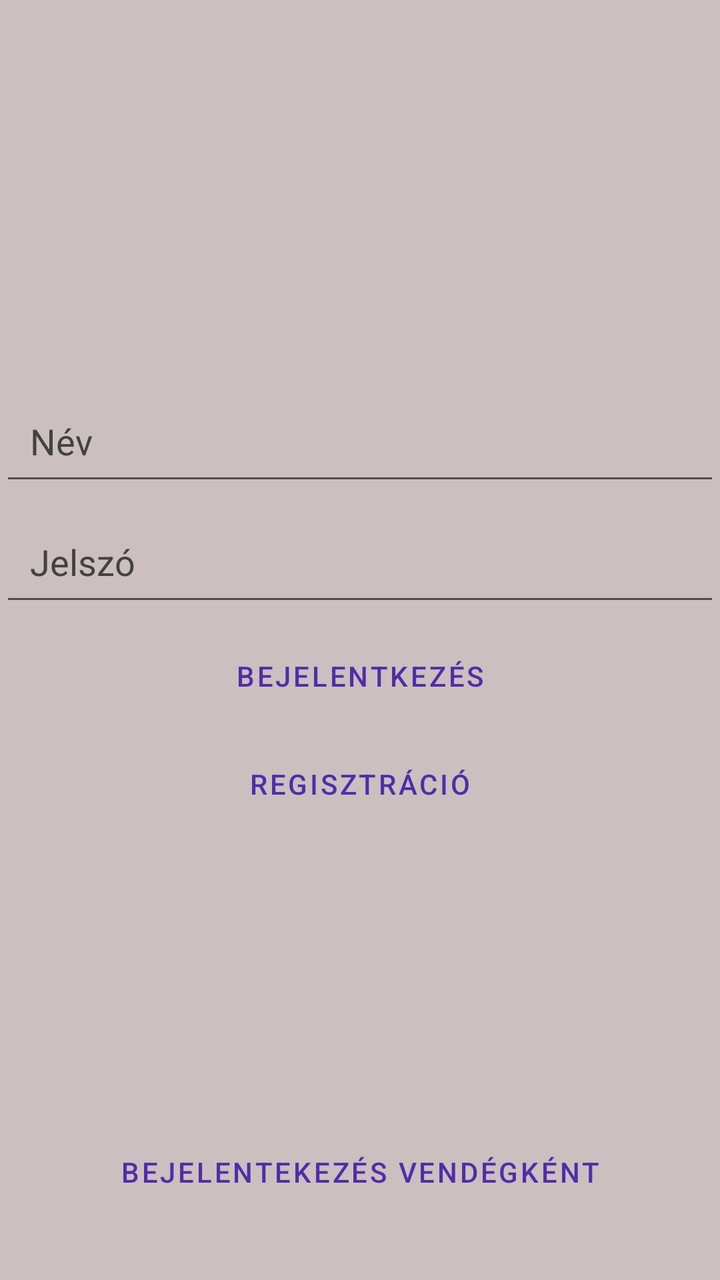
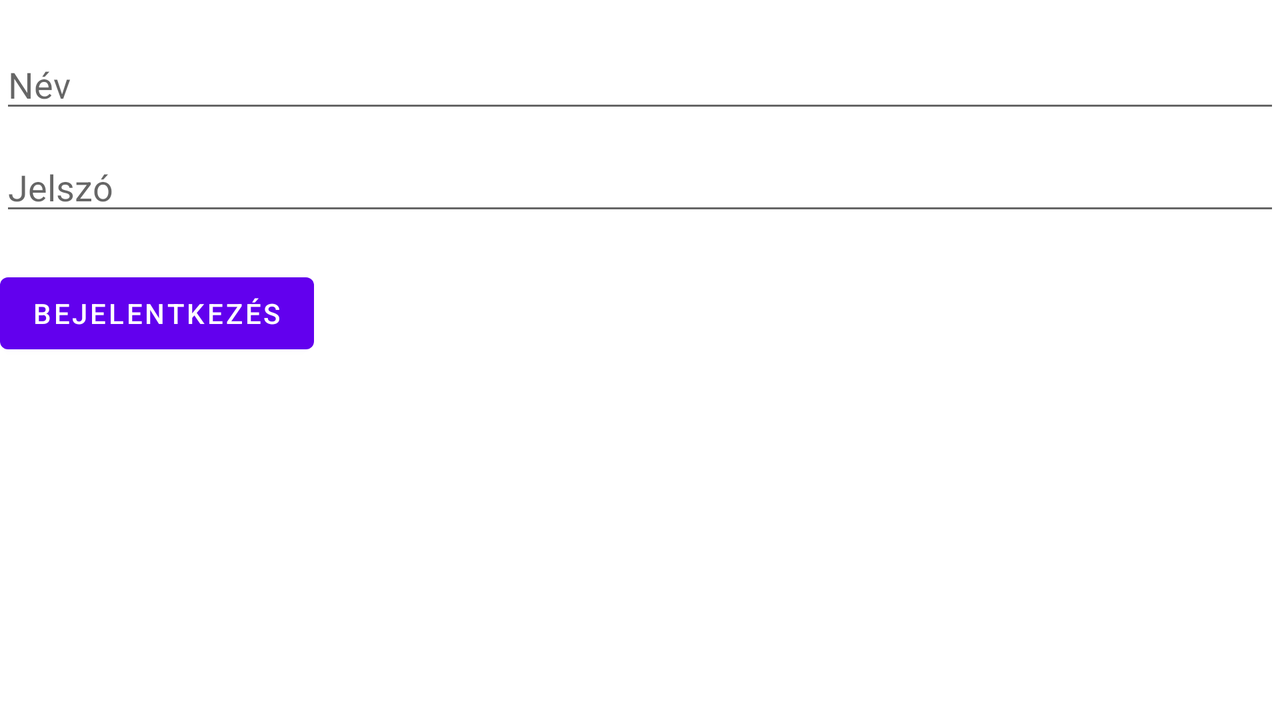

Two renders of one Android screen. The first uses the default layout on a phone; the second uses the alternative layout the repository ships for a different screen configuration, on a matching device. The two XML files are below.
<!-- AndroidManifest.xml: application theme Theme.SzőnyegShop -->
<!-- res/layout/activity_main.xml -->
<?xml version="1.0" encoding="utf-8"?>
<ScrollView
    xmlns:android="http://schemas.android.com/apk/res/android"
    xmlns:app="http://schemas.android.com/apk/res-auto"
    xmlns:tools="http://schemas.android.com/tools"
    android:layout_width="match_parent"
    android:layout_height="match_parent"
    android:background="#CCBFBF"
    tools:context=".MainActivity"
    android:fillViewport="true">

    <androidx.constraintlayout.widget.ConstraintLayout
        android:layout_width="match_parent"
        android:layout_height="wrap_content"
        >

        <EditText
            android:id="@+id/EditTextUsername"
            android:layout_width="match_parent"
            android:layout_height="wrap_content"
            android:autofillHints="name"
            android:hint="@string/name"
            android:inputType="text"
            android:padding="15dp"
            android:textColorHint="#424242"
            app:layout_constraintBottom_toBottomOf="parent"
            app:layout_constraintRight_toLeftOf="parent"
            app:layout_constraintRight_toRightOf="parent"
            app:layout_constraintStart_toStartOf="parent"
            app:layout_constraintTop_toTopOf="parent"
            app:layout_constraintVertical_bias="0.33" />

        <EditText
            android:id="@+id/EditTextPassword"
            android:layout_width="match_parent"
            android:layout_height="wrap_content"
            android:autofillHints="password"
            android:ems="10"
            android:hint="@string/password"
            android:inputType="textPassword"
            android:padding="15dp"
            android:textColorHint="#424242"
            app:layout_constraintBottom_toTopOf="@+id/LoginButton"
            app:layout_constraintTop_toBottomOf="@+id/EditTextUsername"
            app:layout_constraintVertical_bias="0.276"
            tools:layout_editor_absoluteX="16dp" />

        <Button
            android:id="@+id/LoginButton"
            style="?android:attr/buttonBarButtonStyle"
            android:layout_width="wrap_content"
            android:layout_height="wrap_content"
            android:onClick="login"
            android:text="@string/login"
            android:textColor="#512DA8"
            app:layout_constraintBottom_toTopOf="@+id/RegisterButton"
            app:layout_constraintEnd_toEndOf="parent"
            app:layout_constraintStart_toStartOf="parent"
            app:layout_constraintTop_toBottomOf="@+id/EditTextPassword"
            tools:ignore="UsingOnClickInXml" />

        <Button
            android:id="@+id/RegisterButton"
            style="?android:attr/buttonBarButtonStyle"
            android:layout_width="wrap_content"
            android:layout_height="wrap_content"
            android:layout_marginBottom="224dp"
            android:onClick="register"
            android:text="@string/registration"
            android:textColor="#512DA8"
            app:layout_constraintBottom_toBottomOf="parent"
            app:layout_constraintEnd_toEndOf="parent"
            app:layout_constraintHorizontal_bias="0.498"
            app:layout_constraintStart_toStartOf="parent"
            tools:ignore="UsingOnClickInXml" />

        <Button
            android:id="@+id/guestLoginButton"
            style="?android:attr/buttonBarButtonStyle"
            android:layout_width="0dp"
            android:layout_height="wrap_content"
            android:layout_marginTop="32dp"
            android:onClick="loginAsGuest"
            android:text="@string/sign_in_as_guest"
            android:textColor="#512DA8"
            app:layout_constraintBottom_toBottomOf="parent"
            app:layout_constraintEnd_toEndOf="parent"
            app:layout_constraintHorizontal_bias="0.0"
            app:layout_constraintStart_toStartOf="parent"
            app:layout_constraintTop_toBottomOf="@+id/RegisterButton"
            app:layout_constraintVertical_bias="0.792" />

    </androidx.constraintlayout.widget.ConstraintLayout>

</ScrollView>
<!-- resources referenced by this layout -->
<resources>
  <string name="login">Bejelentkezés</string>
  <string name="name">Név</string>
  <string name="password">Jelszó</string>
  <string name="registration">Regisztráció</string>
  <string name="sign_in_as_guest">Bejelentekezés vendégként</string>
  <style name="Theme.SzőnyegShop" parent="Theme.MaterialComponents.DayNight.DarkActionBar">
          
          <item name="colorPrimary">@color/purple_500</item>
          <item name="colorPrimaryVariant">@color/purple_700</item>
          <item name="colorOnPrimary">@color/white</item>
          
          <item name="colorSecondary">@color/teal_200</item>
          <item name="colorSecondaryVariant">@color/teal_700</item>
          <item name="colorOnSecondary">@color/black</item>
          
          <item name="android:statusBarColor" tools:targetApi="l">?attr/colorPrimaryVariant</item>
          
      </style>
</resources>
<!-- res/layout-land/activity_main.xml (the repository's variant of the layout above) -->
<!-- drawn on the phone turned sideways -->
<?xml version="1.0" encoding="utf-8"?>
<LinearLayout
    xmlns:android="http://schemas.android.com/apk/res/android"
    xmlns:app="http://schemas.android.com/apk/res-auto"
    xmlns:tools="http://schemas.android.com/tools"
    android:layout_width="match_parent"
    android:layout_height="match_parent"
    tools:context=".MainActivity"
    android:orientation="vertical">

    <EditText
        android:id="@+id/EditTextUsername"
        android:layout_width="match_parent"
        android:layout_height="wrap_content"
        android:ems="10"
        android:layout_marginTop="20dp"
        android:hint="@string/name"
        android:inputType="text" />

    <EditText
        android:id="@+id/EditTextPassword"
        android:layout_width="match_parent"
        android:layout_height="wrap_content"
        android:ems="10"
        android:hint="@string/password"
        android:inputType="textPassword"
        android:layout_marginTop="10dp"
        tools:layout_editor_absoluteX="16dp" />


    <Button
        android:id="@+id/LoginButton"
        android:layout_width="wrap_content"
        android:layout_height="wrap_content"
        android:layout_marginTop="20dp"
        android:onClick="login"
        android:text="@string/login"
        app:layout_constraintVertical_bias="0.177" />


</LinearLayout>
<!-- resources referenced by the variant -->
<!-- as the phone turned sideways resolves them -->
<resources>
  <string name="login">Bejelentkezés</string>
  <string name="name">Név</string>
  <string name="password">Jelszó</string>
  <style name="Theme.SzőnyegShop" parent="Theme.MaterialComponents.DayNight.DarkActionBar">
          
          <item name="colorPrimary">@color/purple_500</item>
          <item name="colorPrimaryVariant">@color/purple_700</item>
          <item name="colorOnPrimary">@color/white</item>
          
          <item name="colorSecondary">@color/teal_200</item>
          <item name="colorSecondaryVariant">@color/teal_700</item>
          <item name="colorOnSecondary">@color/black</item>
          
          <item name="android:statusBarColor" tools:targetApi="l">?attr/colorPrimaryVariant</item>
          
      </style>
</resources>
